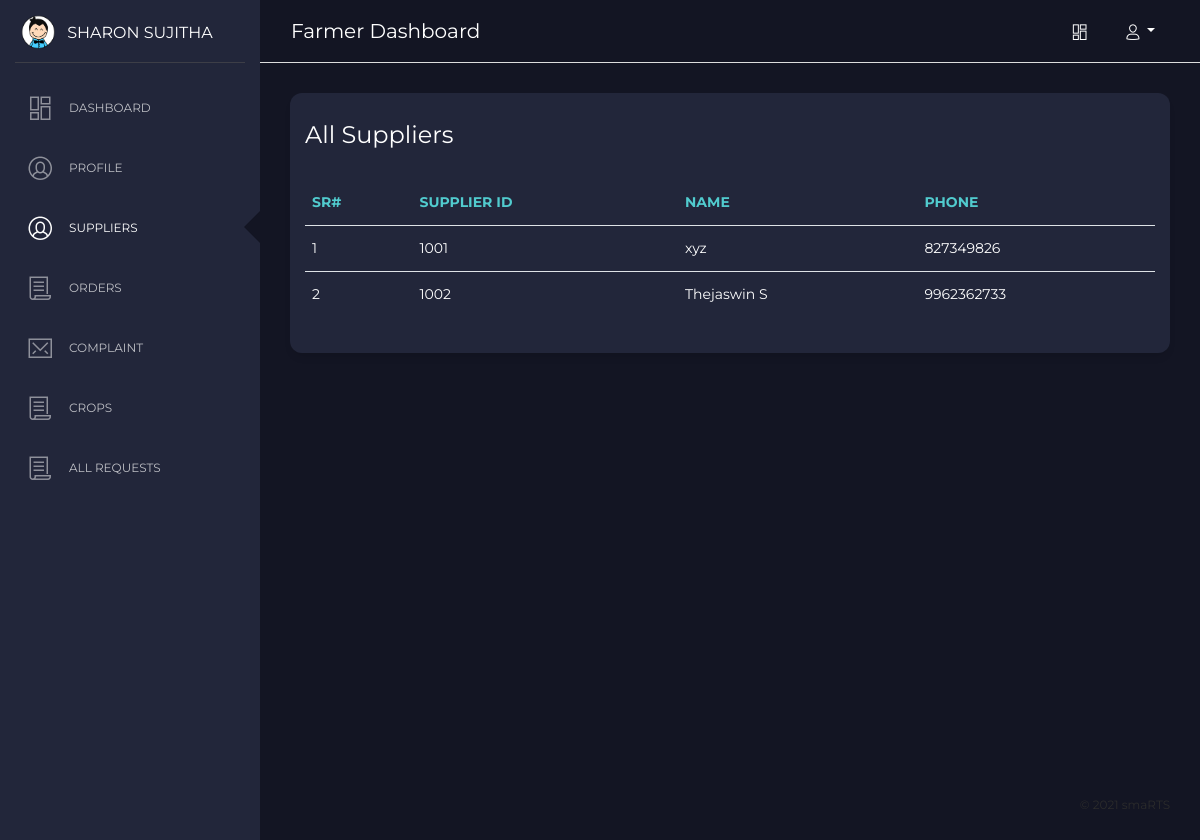
Page /farmer/index.php?page=suppliers (signed in) on the committed database.
### tables this page shows
CREATE TABLE `suppliers` (
  `id` int(11) NOT NULL,
  `supplier_id` int(11) NOT NULL DEFAULT '0',
  `name` varchar(225) DEFAULT NULL,
  `phone` varchar(225) DEFAULT NULL,
  `address` varchar(225) DEFAULT NULL,
  `password` varchar(225) DEFAULT NULL,
  `created_at` timestamp NOT NULL DEFAULT CURRENT_TIMESTAMP
);

### farmer/index.php (called while the page is built, shortened)
<?php
include 'include/header.php';
include 'include/side-nav.php';
include 'include/top-nav.php';
get_page();
include 'include/footer.php';
?>

### resources/functions.php (the view, shortened to what this page needs)
<?php
function query($sql)
{
  global $connection;
  return mysqli_query($connection, $sql);
}
function fetch_array($result)
{
  return mysqli_fetch_array($result);
}
function get_page()
{
  if (isset($_GET['page'])) {
    $page = $_GET['page'];
    $filename = "pages/" . $page . ".php";
    if (file_exists($filename)) {
      include $filename;
    }
  } else {
    include("pages/dashboard.php");
  }
}
function get_active_class($page)
{
  $current = "";
  if (isset($_GET['page'])) {
    $current = $_GET['page'];
  }
  if ($page == $current) {
    echo " active ";
  }
  if ($page == "dashboard" && $current == "") {
    echo " active ";
  }
}
function get_suppliers()
{
  $query = query("SELECT * FROM suppliers");
  $sr = 1;
  while ($data = fetch_array($query)) {
    extract($data);
    $div = <<<DELIMETER
<tr>
  <td>{$sr}</td>
  <td>{$supplier_id}</td>
  <td>{$name}</td>
  <td>{$phone}</td>
</tr>
DELIMETER;
    echo $div;
    $sr++;
  }
}

### rows in the picture
suppliers: supplier "1001", name "xyz", phone "827349826"
suppliers: supplier "1002", name "Thejaswin S", phone "9962362733"

### other values in the picture
$_SESSION['farmer_name'] "SHARON SUJITHA"
$site_title "smaRTS"
